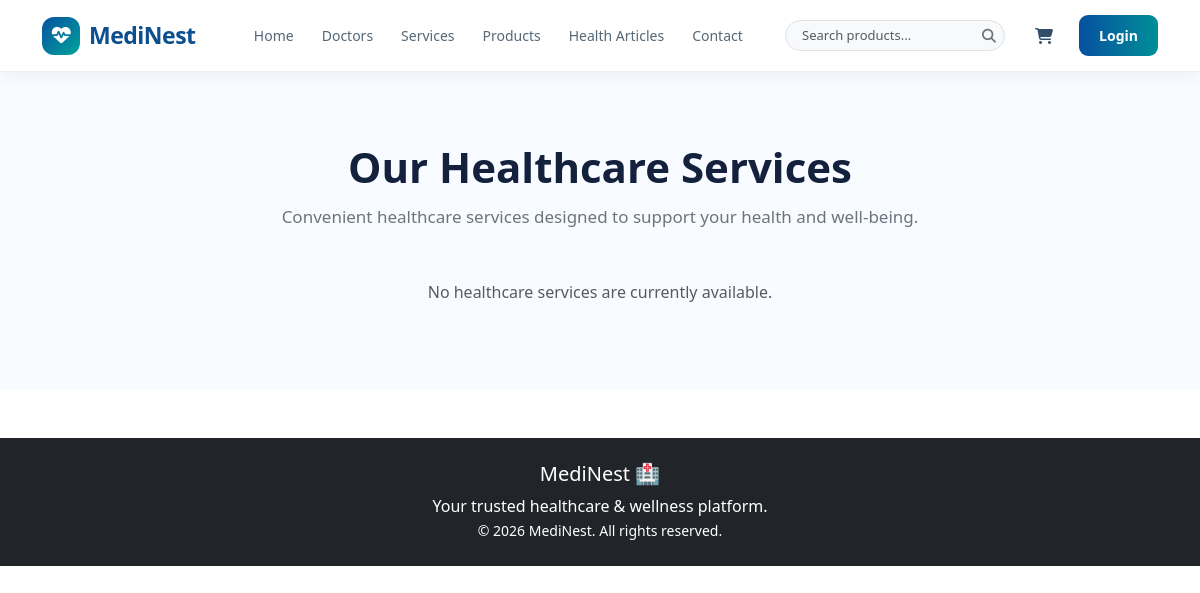
The page /services/ on the database as committed earlier.
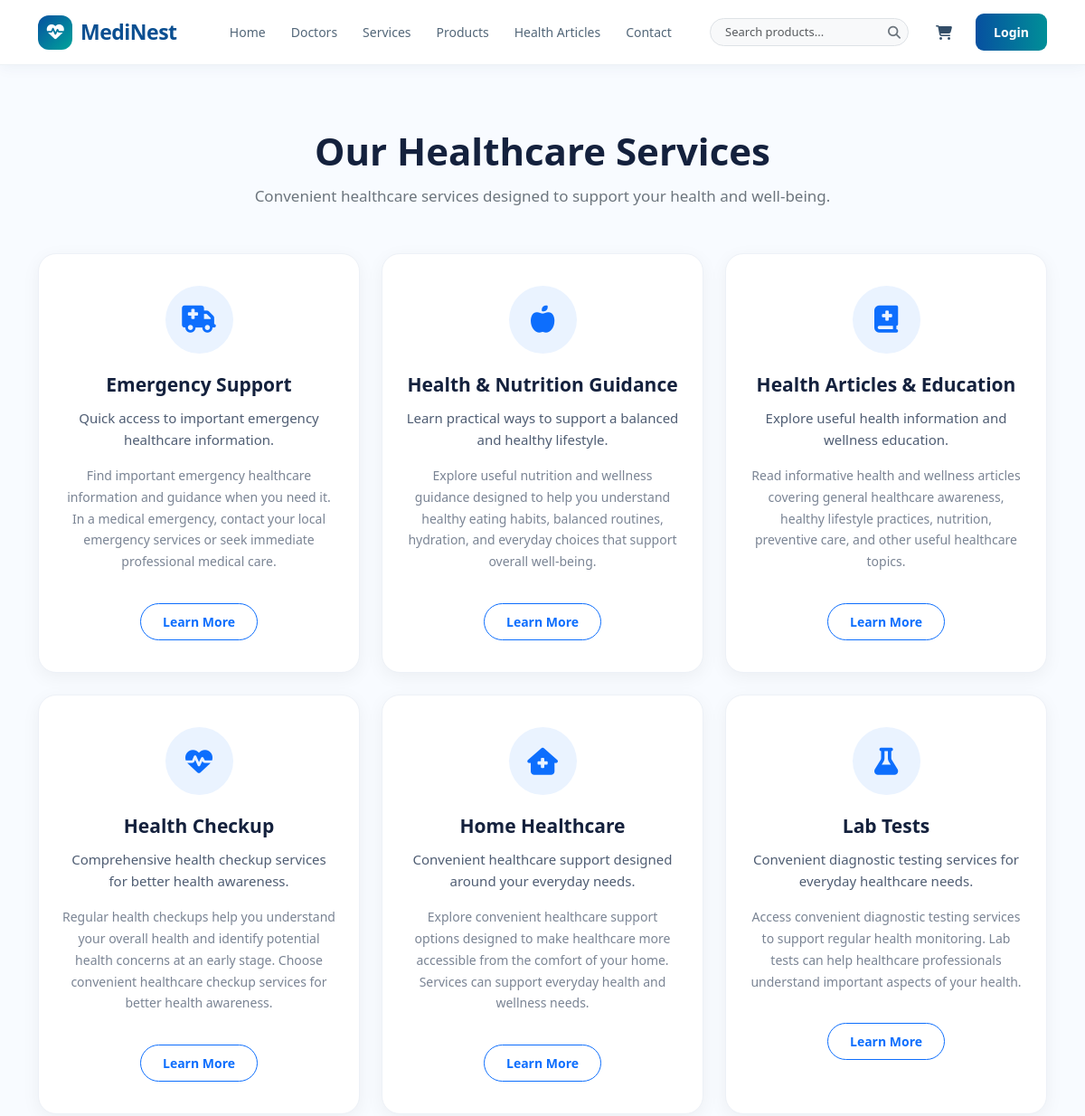
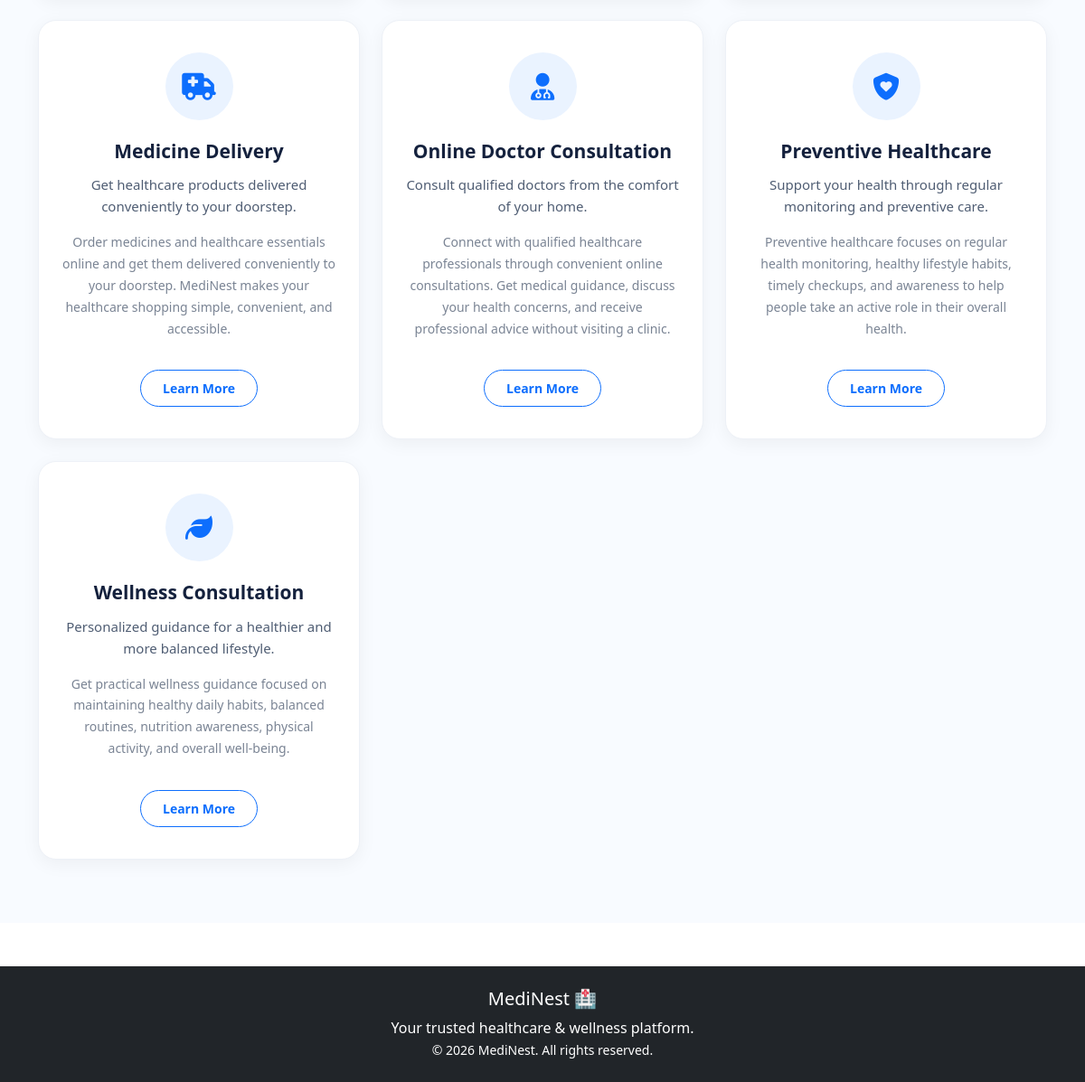
The same page on the database as committed later (2 pictures, top to bottom).
### core/models.py (models this page shows, shortened)
class Service(models.Model):
    name = models.CharField(max_length=150)
    short_description = models.CharField(max_length=250)
    description = models.TextField()
    icon = models.CharField(
        max_length=100,
        blank=True,
        help_text="Example: fa-solid fa-heart-pulse"
    )
    image = models.ImageField(
        upload_to="services/",
        blank=True,
        null=True
    )
    is_active = models.BooleanField(default=True)
    created_at = models.DateTimeField(auto_now_add=True)
    updated_at = models.DateTimeField(auto_now=True)

### core/views.py (the view)
# urls.py: path("services/", services, name="services"),
def services(request):
    services = Service.objects.filter(
        is_active=True
    ).order_by("name")
    return render(
        request,
        "core/services.html",
        {"services": services}
    )

### core/templates/core/services.html (shortened to what this page needs)
{% extends "base.html" %}
{% block content %}
<section class="services-section">
    <div class="container">
        <div class="services-heading">
            <h1>Our Healthcare Services</h1>
            <p>
                Convenient healthcare services designed to support
                your health and well-being.
            </p>
        </div>
        <div class="row g-4">
            {% for service in services %}
            <div class="col-lg-4 col-md-6">
                <div class="service-card">
                    <div class="service-icon">
                        <i class="{{ service.icon }}"></i>
                    </div>
                    <h4>
                        {{ service.name }}
                    </h4>
                    <p class="service-short">
                        {{ service.short_description }}
                    </p>
                    <p class="service-description">
                        {{ service.description }}
                    </p>
                    <a href="#" class="learn-more-btn">
                        Learn More
                    </a>
                </div>
            </div>
            {% empty %}
            <div class="col-12 text-center">
                <p class="text-muted">
                    No healthcare services are currently available.
                </p>
            </div>
            {% endfor %}
        </div>
    </div>
</section>
{% endblock %}

Rows that differ between the two databases and show on the page:
added Service: name "Emergency Support", short_description "Quick access to important emergency healthcare information.", description "Find important emergency healthcare information and guidance when you need it. In a medical emergency, contact your local emergency services or seek immediate professional medical care."
added Service: name "Health & Nutrition Guidance", short_description "Learn practical ways to support a balanced and healthy lifestyle.", description "Explore useful nutrition and wellness guidance designed to help you understand healthy eating habits, balanced routines, hydration, and everyday choices that support overall well-being."
added Service: name "Health Articles & Education", short_description "Explore useful health information and wellness education.", description "Read informative health and wellness articles covering general healthcare awareness, healthy lifestyle practices, nutrition, preventive care, and other useful healthcare topics."
added Service: name "Health Checkup", short_description "Comprehensive health checkup services for better health awareness.", description "Regular health checkups help you understand your overall health and identify potential health concerns at an early stage. Choose convenient healthcare checkup services for better health awareness."
added Service: name "Home Healthcare", short_description "Convenient healthcare support designed around your everyday needs.", description "Explore convenient healthcare support options designed to make healthcare more accessible from the comfort of your home. Services can support everyday health and wellness needs."
added Service: name "Lab Tests", short_description "Convenient diagnostic testing services for everyday healthcare needs.", description "Access convenient diagnostic testing services to support regular health monitoring. Lab tests can help healthcare professionals understand important aspects of your health."
added Service: name "Medicine Delivery", short_description "Get healthcare products delivered conveniently to your doorstep.", description "Order medicines and healthcare essentials online and get them delivered conveniently to your doorstep. MediNest makes your healthcare shopping simple, convenient, and accessible."
added Service: name "Online Doctor Consultation", short_description "Consult qualified doctors from the comfort of your home.", description "Connect with qualified healthcare professionals through convenient online consultations. Get medical guidance, discuss your health concerns, and receive professional advice without visiting a clinic."
added Service: name "Preventive Healthcare", short_description "Support your health through regular monitoring and preventive care.", description "Preventive healthcare focuses on regular health monitoring, healthy lifestyle habits, timely checkups, and awareness to help people take an active role in their overall health."
added Service: name "Wellness Consultation", short_description "Personalized guidance for a healthier and more balanced lifestyle.", description "Get practical wellness guidance focused on maintaining healthy daily habits, balanced routines, nutrition awareness, physical activity, and overall well-being."
Other text that changed with them:
text no longer shown: "No healthcare services are currently available."
